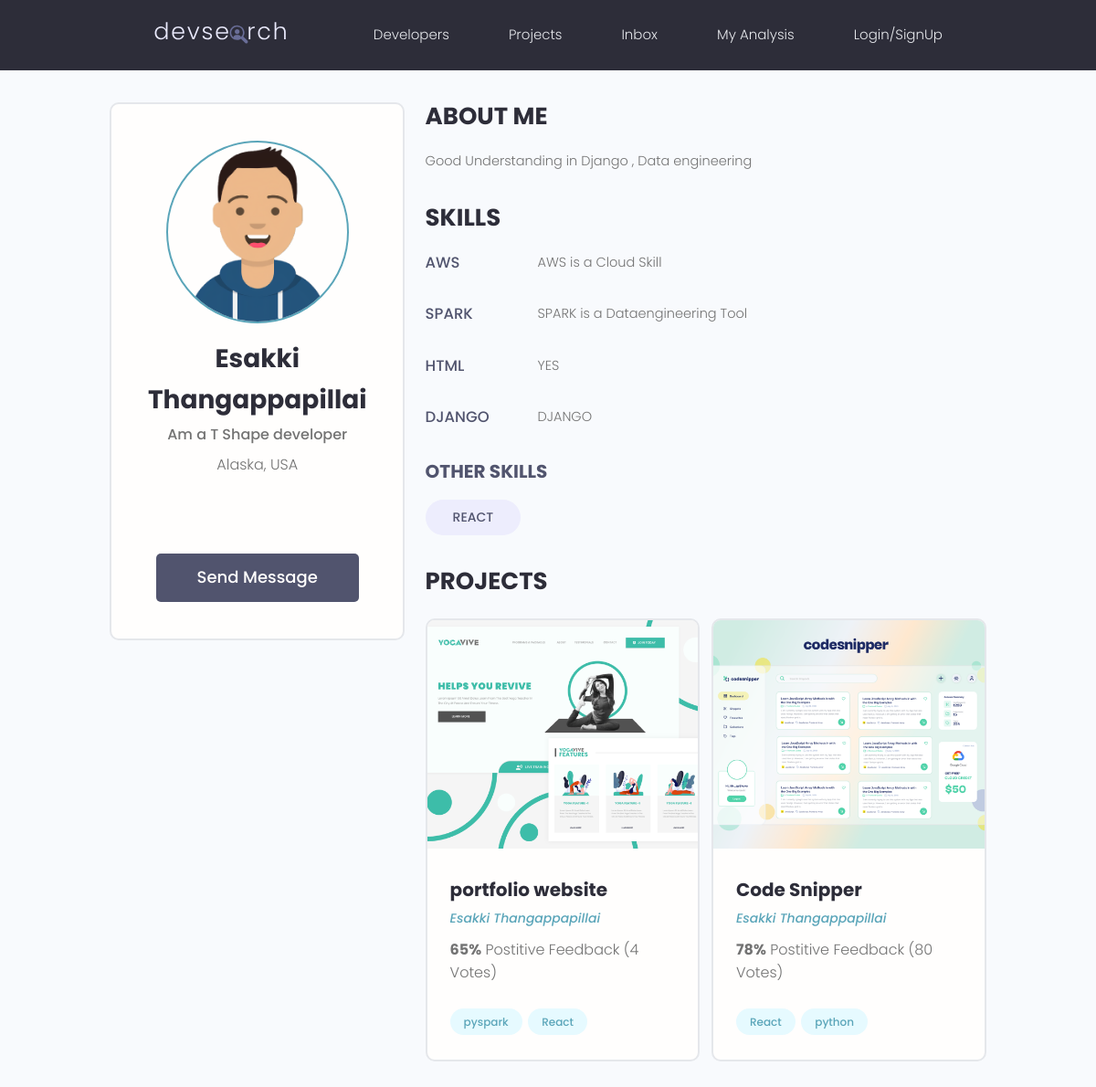
/profile/683af2e9-12a3-4c6d-aaa7-83155e436d6c, run on the app's committed database.
### users/models.py (models this page shows)
class Profile(models.Model):
    user = models.OneToOneField(User, on_delete=models.CASCADE, null=True, blank=True)
    name = models.CharField(max_length=255, blank=True, null=True)
    email = models.EmailField(max_length=500, blank=True, null=True)
    username = models.CharField(max_length=500, blank=True, null=True)
    location = models.CharField(max_length=500, blank=True, null=True)
    short_intro = models.CharField(max_length=1024,blank=True, null=True)
    bio = models.TextField(blank=True, null=True)
    profile_image = models.ImageField(blank=True, null=True, upload_to='profiles/', default='profiles/user-default.png')
    social_github= models.CharField(max_length=255, blank=True, null=True)
    social_twitter = models.CharField(max_length=255, blank=True, null=True)
    social_linkedin = models.CharField(max_length=255, blank=True, null=True)
    social_youtube = models.CharField(max_length=255, blank=True, null=True)
    social_website = models.CharField(max_length=255, blank=True, null=True)
    created = models.DateTimeField(auto_now_add=True)
    id = models.UUIDField(default=uuid.uuid4, unique=True,
                          primary_key=True, editable=False)
    def __str__(self) -> str:
        return str(self.username)

class Skill(models.Model):
    owner = models.ForeignKey(
        Profile, on_delete=models.CASCADE, null=True, blank=True)
    name = models.CharField(max_length=200, blank=True, null=True)
    description = models.TextField(null=True, blank=True)
    created = models.DateTimeField(auto_now_add=True)
    id = models.UUIDField(default=uuid.uuid4, unique=True,
                          primary_key=True, editable=False)
    def __str__(self) -> str:
        return str(self.name)

### projects/models.py (models this page shows, shortened)
class Project(models.Model):
    owner = models.ForeignKey(Profile, null=True, blank=True, on_delete=models.SET_NULL)
    id = models.UUIDField(default=uuid.uuid4, unique=True, primary_key=True, editable=False)
    title = models.CharField(max_length=255)
    description = models.TextField(null=True, blank=True)
    featured_image = models.ImageField(null=True, blank=True, default="default.jpg")
    demo_link = models.CharField(max_length=2000, null=True, blank=True)
    source_link = models.CharField(max_length=2000, null=True, blank=True)
    tags = models.ManyToManyField('Tag', blank=True)
    vote_total = models.IntegerField(default=0, null=True, blank=True)
    vote_ratio = models.IntegerField(default=0, null=True, blank=True)
    created = models.DateTimeField(auto_now_add=True) # create a timestamp automatically

class Tag(models.Model):
    name = models.CharField(max_length=255)
    created = models.DateTimeField(auto_now_add=True)
    id = models.UUIDField( default=uuid.uuid4, primary_key=True, unique=True, editable=False)
    def __str__(self) -> str:
        return self.name

### users/views.py (the view)
# urls.py: path('profile/<str:pk>', userProfiles, name='user-profile'),
def userProfiles (request,pk):
    profile = Profile.objects.get(id=pk)
    top_skills = profile.skill_set.exclude(description__exact = "")
    other_skills = profile.skill_set.filter(description="")
    print(profile)
    context = {
        'profile': profile ,
        "topskills": top_skills,
        "otherskills": other_skills
    }
    print(context)
    return render(request, 'users/user-profile.html', context = context)

### users/templates/users/user-profile.html (shortened to what this page needs)
{% extends 'main.html' %}
{% block content %}
<main class="profile my-md">
    <div class="container">
      <div class="layout">
        <div class="column column--1of3">
          <div class="card text-center">
            <div class="card__body dev">
              <img class="avatar avatar--xl" src="{{ profile.profile_image.url }}" />
              <h2 class="dev__name">{{ profile.username }}</h2>
              <p class="dev__title">{{profile.short_intro}}</p>
              <p class="dev__location">{{ profile.location}}</p>
              <ul class="dev__social">
              </ul>
              <a href="#" class="btn btn--sub btn--lg">Send Message </a>
            </div>
          </div>
        </div>
        <div class="column column--2of3">
          <div class="devInfo">
            <h3 class="devInfo__title">About Me</h3>
            <p class="devInfo__about">
              {{ profile.bio }}
            </p>
          </div>
          <div class="devInfo">
              <h3 class="devInfo__title">Skills</h3>
              <div class="devInfo__skills">
            {% for skill in topskills %}
                  <div class="devSkill">
                <h4 class="devSkill__title">{{ skill.name }}</h4>
                <p class="devSkill__info">
                        {{ skill.description}}
                </p>
            </div>
            {% endfor %}
              <h3 class="devInfo__subtitle">Other Skills</h3>
              <div class="devInfo__otherSkills">
                {% for skill in otherskills %}
                <span class="tag tag--pill tag--sub tag--lg">
                  <small>{{ skill }}</small>
                </span>
                {% endfor %}
              </div>
            </div>
          </div>
          <div class="devInfo">
            <h3 class="devInfo__title">Projects</h3>
            <div class="grid grid--two">
            {% for project in profile.project_set.all  %}
              <div class="column">
                <div class="card project">
                  <a href="{% url 'project' project.id  %}" class="project">
                    <img class="project__thumbnail" src="{{project.featured_image.url}}" alt="project thumbnail" />
                    <div class="card__body">
                      <h3 class="project__title">{{ project.title}}</h3>
                      <p><a class="project__author" href="#">{{ project.owner}}</a></p>
                      <p class="project--rating">
                        <span style="font-weight: bold;">{{ project.vote_ratio}}%</span> Postitive
                        Feedback ({{ project.vote_total}} Votes)
                      </p>
                      <div class="project__tags">
                          {% for tag in project.tags.all %}
                        <span class="tag tag--pill tag--main">
                          <small>{{ tag }}</small>
                        </span>
                        {% endfor %}
                      </div>
                    </div>
                  </a>
                </div>
              </div>
              {% endfor %}
            </div>
          </div>
        </div>
      </div>
    </div>
  </main>
{% endblock content %}

### static/styles/app.css (style rules this page uses)
:root { --color-sub: #2d2d39; }
.btn--sub { background-color: var(--color-sub-light); }
.card { border: 2px solid var(--color-light); }
img { width: 100%; }
.profile .card > .dev { padding: 4rem; }
.dev__name { color: var(--color-sub); font-size: 2.8rem; font-weight: 700; margin-top: 1rem; margin-bottom: 0.5rem; }
.dev__title { font-size: 1.6rem; font-weight: 500; line-height: 1.3; }
.dev__location { margin-top: 1rem; }
.dev__social { margin: 3rem 0; list-style: none; display: flex; justify-content: center; gap: 1.5rem; }
.devInfo { margin-bottom: 3rem; }
.devInfo__title, .devInfo__subtitle { font-size: 2.6rem; color: var(--color-sub); text-transform: uppercase; font-weight: 700; margin-bottom: 1.5rem; }
.devInfo__subtitle { font-size: 2rem; color: var(--color-sub-light); }
.devInfo__about, .devSkill__info { font-size: 1.45rem; line-height: 1.7; text-align: justify; }
.devSkill { margin-bottom: 3rem; }
.devSkill__title { font-size: 1.65rem; font-weight: 500; color: var(--color-sub-light); }
@media screen and (min-width: 700px) { .devSkill { display: flex; justify-content: space-between; gap: 3rem; } }
@media screen and (min-width: 700px) { .devSkill__info { flex-basis: 80%; } }
.project__author { font-size: 1.4rem; font-style: italic; }
.project--rating { margin-bottom: 1.6em; margin-top: .5em; }
.project__thumbnail { height: 25rem; object-fit: cover; object-position: top center; }
.project__title { font-size: 2rem; font-weight: 700; color: var(--color-sub); }

### static/uikit/styles/modules/_variables.css (style rules this page uses)
:root { --color-main: #5aa5b9; --color-main-light: #e6faff; --color-sub: #3f4156; --color-sub-light: #51546e; --color-sub-lighter: #ededfd; --color-text: #737373; --color-gray: #8b8b8b; --color-light: #e5e7eb; --color-light-gray: #767676; --color-bg: #f8fafd; --color-white: #fffefd; --color-white-light: #f3f3f3; --color-success: #359e64; --color-success-bg: #def8e8; --color-error: #fc4b0b; --color-error-bg: #fff2ee; --font-base: 'Poppins', arial, helvetica, 'Segoe UI', roboto, ubuntu, sans-serif; --font-monospace: 'Fira Code', 'Courier New', courier, monospace; --font-regular: 300; --font-medium: 500; --font-bold: 700; --generic-shadow: 1px 1px 5px #00000010; --generic-transition: all 0.3s ease-in-out; }

### static/uikit/styles/modules/_base.css (style rules this page uses)
* { margin: 0; padding: 0; box-sizing: border-box; text-rendering: optimizeLegibility; color: inherit; font-size: inherit; }
html { font-size: 50%; }
@media only screen and (min-width: 480px) { html { font-size: 56.25%; } }
@media only screen and (min-width: 1200px) { html { font-size: 62.5%; } }
body { line-height: 1.6; font-weight: 400; font-size: 1.5rem; color: var(--color-text); background-color: var(--color-bg); min-height: 100vh; }

### static/uikit/styles/modules/_typography.css (style rules this page uses)
* { font-family: var(--font-base); }
h2 { font-size: 3.6rem; font-weight: var(--font-bold); }
h3 { font-size: 3.2rem; font-weight: var(--font-medium); }
h4 { font-size: 2.8rem; font-weight: var(--font-medium); }
p, span, strong { font-size: 1.6rem; color: var(--color-text); font-weight: var(--font-regular); }
a { padding-bottom: 2px; text-decoration: none; display: inline-block; color: var(--color-main); font-weight: var(--font-medium); }

### static/uikit/styles/modules/_utilities.css (style rules this page uses)
.container { width: 92%; max-width: 165rem; margin: 0 auto; box-sizing: border-box; }
@media screen and (min-width: 1000px) { .container { width: 90%; } }
@media screen and (min-width: 1200px) { .container { width: 80%; } }
.text-center { text-align: center; }
.my-md { margin: 3rem auto; }

### static/uikit/styles/modules/_avatar.css (style rules this page uses)
.avatar { border-radius: 50%; border: 2px solid var(--color-main); object-fit: cover; }
.avatar--xl { height: 20rem; width: 20rem; }

### static/uikit/styles/modules/_button.css (style rules this page uses)
.btn { display: inline-block; position: relative; cursor: pointer; background-color: var(--color-light); font-weight: var(--font-medium); color: var(--color-sub); text-decoration: none; padding: 1rem 2rem; border-radius: 0.5rem; border: none; width: -webkit-fit-content; width: -moz-fit-content; width: fit-content; height: -webkit-fit-content; height: -moz-fit-content; height: fit-content; font-size: 1.6rem; outline-width: 0; outline-color: transparent; -webkit-backface-visibility: hidden; backface-visibility: hidden; transition: all 0.3s ease-in-out; }
.btn--sub { background-color: var(--color-sub); color: var(--color-white); }
.btn--lg { font-size: 1.8rem; padding: 1.2rem 4.5rem; }

### static/uikit/styles/modules/_card.css (style rules this page uses)
.card { border-radius: 1rem; background-color: var(--color-white); border: 1.5px solid var(--color-light); width: auto; height: auto; margin-top: 0.5rem; margin-bottom: 0.5rem; overflow: hidden; }
.card__body, .card__header { padding: 2rem 2.5rem; }

### data on the page
Profile: profile_image (picture), username "Esakki Thangappapillai", short_intro "Am a T Shape developer", location "Alaska, USA", bio "Good Understanding in Django , Data engineering"
Skill: name "AWS", description "AWS is a Cloud Skill"
Skill: name "SPARK", description "SPARK is a Dataengineering Tool"
Skill: name "HTML", description "YES"
Skill: name "DJANGO", description "DJANGO"
Skill: name "REACT"
Project: featured_image (picture), title "portfolio website", owner "Esakki Thangappapillai", vote_ratio "65", vote_total "4"
Tag: name "pyspark"
Tag: name "React"
Project: featured_image (picture), title "Code Snipper", owner "Esakki Thangappapillai", vote_ratio "78", vote_total "80"
Tag: name "python"
